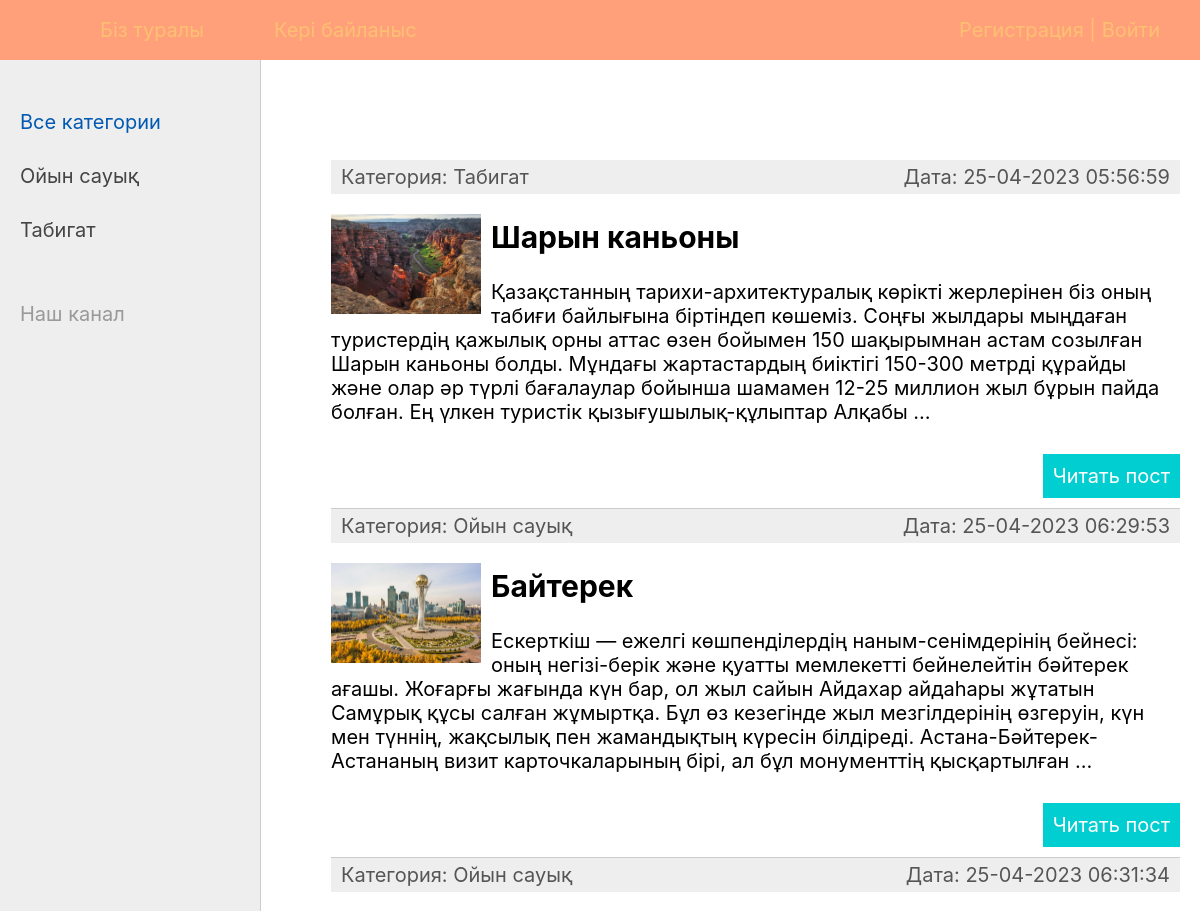
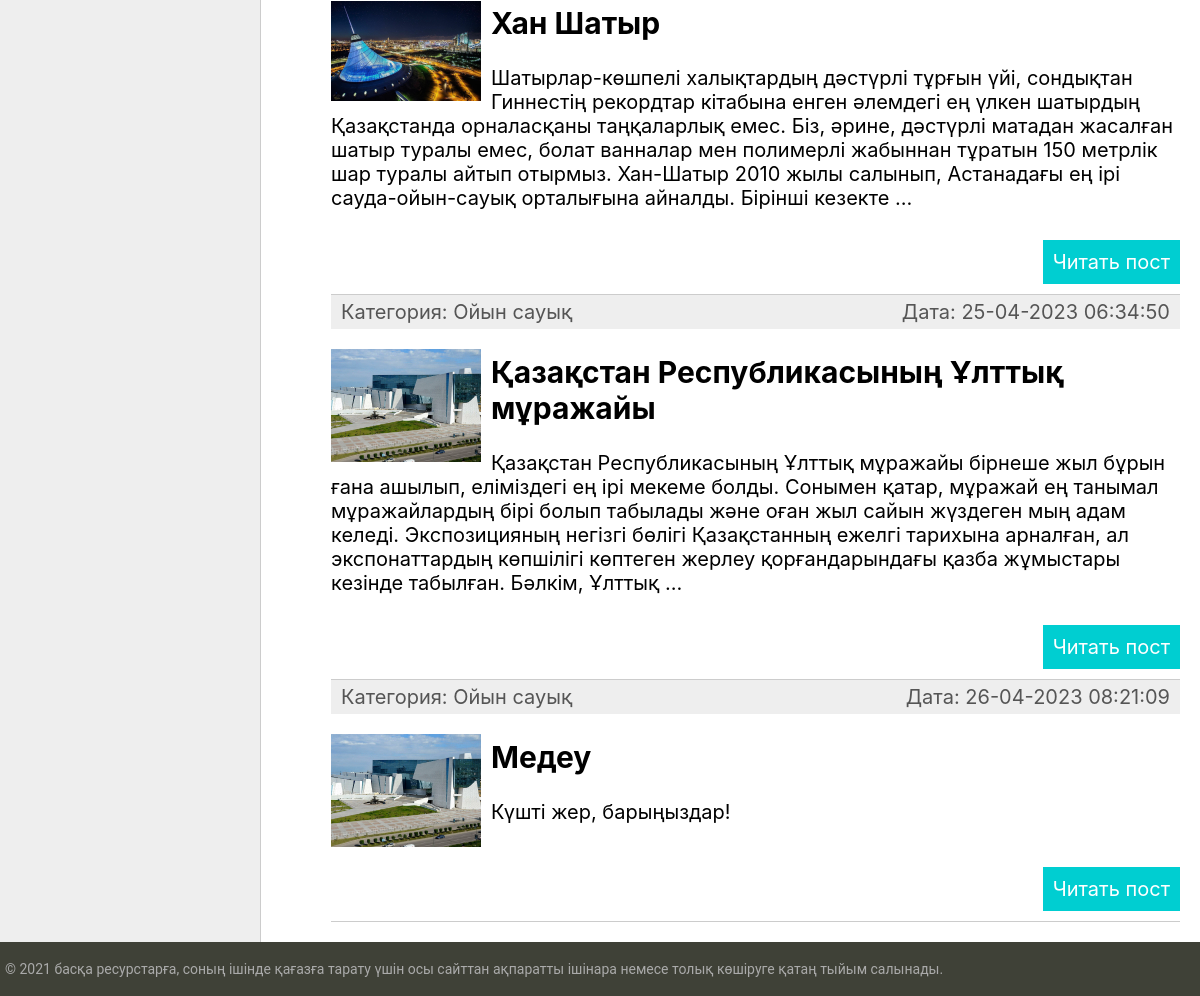
The page / on the database its author committed (2 pictures, top to bottom).
### tourist/models.py (models this page shows, shortened)
class Category(models.Model):
    name = models.CharField(max_length=100, db_index=True, verbose_name="Категория")
    slug = models.SlugField(max_length=255, unique=True, db_index=True, verbose_name="URL")
    def __str__(self):
        return self.name
    def get_absolute_url(self):
        return reverse('category', kwargs={'cat_slug': self.slug})
    class Meta:
        verbose_name = 'Категория'
        verbose_name_plural = 'Категории'
        ordering = ['id']

class Tourist(models.Model):
    title = models.CharField(max_length=255, verbose_name="Заголовок")
    slug = models.SlugField(max_length=255, unique=True, db_index=True, verbose_name="URL")
    content = models.TextField(blank=True, verbose_name="Текст статьи")
    photo = models.ImageField(upload_to="photos/%Y/%m/%d/", verbose_name="Фото")
    time_create = models.DateTimeField(auto_now_add=True, verbose_name="Время создания")
    time_update = models.DateTimeField(auto_now=True, verbose_name="Время изменения")
    is_published = models.BooleanField(default=True, verbose_name="Публикация")
    cat = models.ForeignKey('Category', on_delete=models.PROTECT, verbose_name="Категории")
    def get_absolute_url(self):
        return reverse('post', kwargs={'post_slug': self.slug})
    class Meta:
        verbose_name = 'Көрікті жерлер'
        verbose_name_plural = 'Көрікті жерлер'
        ordering = ['id']

### tourist/views.py (the view)
# urls.py: path('', TouristHome.as_view(), name='home'),
class TouristHome(DataMixin, ListView):
    model = Tourist
    template_name = 'tourist/index.html'
    context_object_name = 'posts'
    def get_context_data(self, *, object_list=None, **kwargs):
        context = super().get_context_data(**kwargs)
        c_def = self.get_user_context(title="Главная страница")
        return dict(list(context.items()) + list(c_def.items()))
    def get_queryset(self):
        return Tourist.objects.filter(is_published=True).select_related('cat')

### tourist/utils.py (called while the page is built)
    def get_user_context(self, **kwargs):
        context = kwargs
        cats = Category.objects.annotate(Count('tourist'))
        user_menu = menu.copy()
        if not self.request.user.is_authenticated:
            user_menu.pop(1)
        context['menu'] = user_menu
        context['cats'] = cats
        if 'cat_selected' not in context:
            context['cat_selected'] = 0
        return context

### tourist/templates/tourist/index.html (shortened to what this page needs)
{% extends 'tourist/base.html' %}
{% block content %}
<ul class="list-articles">
	{% for p in posts %}
			<li><div class="article-panel">
	<p class="first">Категория: {{p.cat}}</p>
	<p class="last">Дата: {{p.time_update|date:"d-m-Y H:i:s"}}</p>
</div>
{% if p.photo %}
	<p><img class="img-article-left thumb" src="{{p.photo.url}}"></p>
{% endif %}
				<h2>{{p.title}}</h2>
	{% autoescape on %}
	{{p.content|linebreaks|truncatewords:50}}
	{% endautoescape %}
			<p class="link-read-post"><a href="{{ p.get_absolute_url }}">Читать пост</a></p>
			</li>
	{% endfor %}
</ul>
{% endblock %}

### tourist/templates/tourist/base.html (shortened to what this page needs)
{% load static %}
{% load tourist_tags %}
<!DOCTYPE html>
<html>
<head>
	<link type="text/css" href="{% static 'tourist/css/styles.css' %}" rel="stylesheet" />
</head>
<body>
<table class="table-page" border=0 cellpadding="0" cellspacing="0">
<tr><td valign=top>
{% block mainmenu %}
		<div class="header">
			<ul id="mainmenu" class="mainmenu">
			<li class="logo"><a href="{% url 'home' %}"><div class="logo"></div></a></li>
{% for m in menu %}
			<li><a href="{% url m.url_name %}">{{m.title}}</a></li>
{% endfor %}
				{% if request.user.is_authenticated %}
				<li class="last"> {{user.username}} | <a href="{% url 'logout' %}">Выйти</a></li>
				{% else %}
				<li class="last"><a href="{% url 'register' %}">Регистрация</a> | <a href="{% url 'login' %}">Войти</a></li>
				{% endif %}
			</ul>
		</div>
{% endblock mainmenu %}
<table class="table-content" border=0 cellpadding="0" cellspacing="0">
<tr>
	<td valign="top" class="left-chapters">
	<ul id="leftchapters">
{% if cat_selected == 0 %}
		<li class="selected">Все категории</li>
{% else %}
		<li><a href="{% url 'home' %}">Все категории</a></li>
{% endif %}
{% for c in cats %}
{% if c.tourist__count > 0 %}
	{% if c.pk == cat_selected %}
		<li class="selected">{{c.name}}</li>
	{% else %}
		<li><a href="{{ c.get_absolute_url }}">{{c.name}}</a></li>
	{% endif %}
{% endif %}
{% endfor %}
		<li class="share">
		<p>Наш канал</p>
		<a class="share-yt" href="https://www.youtube.com/channel/UClJzWfGWuGJL2t-3dYKcHTA/playlists" target="_blank" rel="nofollow"></a>
		</li>
	</ul>
</td>
<td valign="top" class="content">
	<div class="content-text">
{% block content %}
{% endblock %}
	</div>
</td></tr></table>
</td></tr>
<tr><td valign=top>
	<div id="footer">
		<p>© 2021 басқа ресурстарға, соның ішінде қағазға тарату үшін осы сайттан ақпаратты ішінара немесе толық көшіруге қатаң тыйым салынады.</p>
	</div>
</td></tr></table>
</body>
</html>

### tourist/static/tourist/css/styles.css (style rules this page uses)
html, body { font-family: "Inter",sans-serif; margin: 0; padding: 0; height: 100%; width: 100%; color: #444; }
a { color: #00FFFF; text-decoration: none; }
img { max-width: 600px; height: auto; }
img.img-article-left { max-width: 300px; height: auto; float: left; padding: 0 10px 10px 0; }
img.img-article-left.thumb { max-width: 150px; height: auto; }
p.link-read-post { text-align: right; }
p.link-read-post a { padding: 10px; min-width: 100px; background: #00CED1; color: #fff; text-decoration: none; }
div.article-panel { background: #eee; padding: 5px 10px 5px 10px; box-sizing: border-box; overflow: hidden; color: #555; }
div.article-panel p.first { margin: 0; float: left; }
div.article-panel p.last { margin: 0; float: right; }
ul.list-articles { list-style: none; margin: 0; padding: 0; }
ul.list-articles li { border-bottom: 1px solid #ccc; }
.table-page { width: 100%; height: 100%; vertical-align: top; }
.table-page tr { height: 100%; }
.header { background: #FFA07A; height: 60px; }
.logo { background: url('../images/logo.png') no-repeat 10px 5px; width: 70px; height: 60px; }
ul.mainmenu { list-style: none; margin: 0; padding: 0; height: 60px; color: #fdc073; font-size: 20px; overflow: hidden; }
ul.mainmenu li { float: left; margin: 18px 40px 0 30px; }
ul.mainmenu li.logo { margin: 0; }
ul.mainmenu li.last { float: right; }
ul.mainmenu li a { color: #fdc073; text-decoration: none; }
.table-content { width: 100%; min-height: 100%; height: 100%; }
.left-chapters { margin: 0; background: #eee; border-right: 1px solid #ccc; min-height: 100%; }
.left-chapters ul { width: 230px; min-height: 100%; margin: 0; padding: 20px 10px 10px 20px; list-style: none; font-size: 20px; }
.left-chapters ul li { margin: 30px 0 0 0; color: #999; }
.left-chapters ul li.selected { color: #0059b2; }
.left-chapters ul li a { color: #444; text-decoration: none; }
.left-chapters ul li.share { margin: 60px 0 0 0; }
.left-chapters ul li.share p { margin: 30px 0 30px 0; }
.left-chapters ul li.share a { display: inline-block; width: 40px; height: 40px; margin: 0 20px 0 0; }
.left-chapters ul li.share a.share-yt { width: 100%; height: 30px; background: url('../images/share_yt.png') no-repeat 0 0 }
.content { padding: 40px 20px 20px 40px; width: 100%; box-sizing: border-box; }
.content-text { margin: 60px 0 0 30px; color: #000; font-size: 20px; }
#footer { box-sizing: border-box; background: #3F4137; padding: 5px; color: #aaa; font-size: 14px; font-family: Roboto, sans-serif; text-align: left; overflow: hidden; }

### rows shown on the page
Category: name "Ойын сауық"
Category: name "Табигат"
Tourist: cat "Табигат", time_update "25-04-2023 05:56:59", photo (picture), title "Шарын каньоны", content "Қазақстанның тарихи-архитектуралық көрікті жерлерінен біз оның табиғи байлығына біртіндеп көшеміз. Соңғы жылдары мыңдаған туристердің қажылық орны аттас өзен бойымен 150 шақырымнан астам созылған Шарын каньоны болды. Мұндағы жартастардың биіктігі 150-300 метрді құрайды және олар әр түрлі бағалаулар бойынша шамамен 12-25 миллион жыл бұрын пайда болған. Ең үлкен туристік қызығушылық-құлыптар Алқабы …"
Tourist: cat "Ойын сауық", time_update "25-04-2023 06:29:53", photo (picture), title "Байтерек", content "Ескерткіш — ежелгі көшпенділердің наным-сенімдерінің бейнесі: оның негізі-берік және қуатты мемлекетті бейнелейтін бәйтерек ағашы. Жоғарғы жағында күн бар, ол жыл сайын Айдахар айдаһары жұтатын Самұрық құсы салған жұмыртқа. Бұл өз кезегінде жыл мезгілдерінің өзгеруін, күн мен түннің, жақсылық пен жамандықтың күресін білдіреді. Астана-Бәйтерек-Астананың визит карточкаларының бірі, ал бұл монументтің қысқартылған …"
Tourist: cat "Ойын сауық", time_update "25-04-2023 06:31:34", photo (picture), title "Хан Шатыр", content "Шатырлар-көшпелі халықтардың дәстүрлі тұрғын үйі, сондықтан Гиннестің рекордтар кітабына енген әлемдегі ең үлкен шатырдың Қазақстанда орналасқаны таңқаларлық емес. Біз, әрине, дәстүрлі матадан жасалған шатыр туралы емес, болат ванналар мен полимерлі жабыннан тұратын 150 метрлік шар туралы айтып отырмыз. Хан-Шатыр 2010 жылы салынып, Астанадағы ең ірі сауда-ойын-сауық орталығына айналды. Бірінші кезекте …"
Tourist: cat "Ойын сауық", time_update "25-04-2023 06:34:50", photo (picture), title "Қазақстан Республикасының Ұлттық мұражайы", content "Қазақстан Республикасының Ұлттық мұражайы бірнеше жыл бұрын ғана ашылып, еліміздегі ең ірі мекеме болды. Сонымен қатар, мұражай ең танымал мұражайлардың бірі болып табылады және оған жыл сайын жүздеген мың адам келеді. Экспозицияның негізгі бөлігі Қазақстанның ежелгі тарихына арналған, ал экспонаттардың көпшілігі көптеген жерлеу қорғандарындағы қазба жұмыстары кезінде табылған. Бәлкім, Ұлттық …"
Tourist: cat "Ойын сауық", time_update "26-04-2023 08:21:09", photo (picture), title "Медеу", content "Күшті жер, барыңыздар!"
